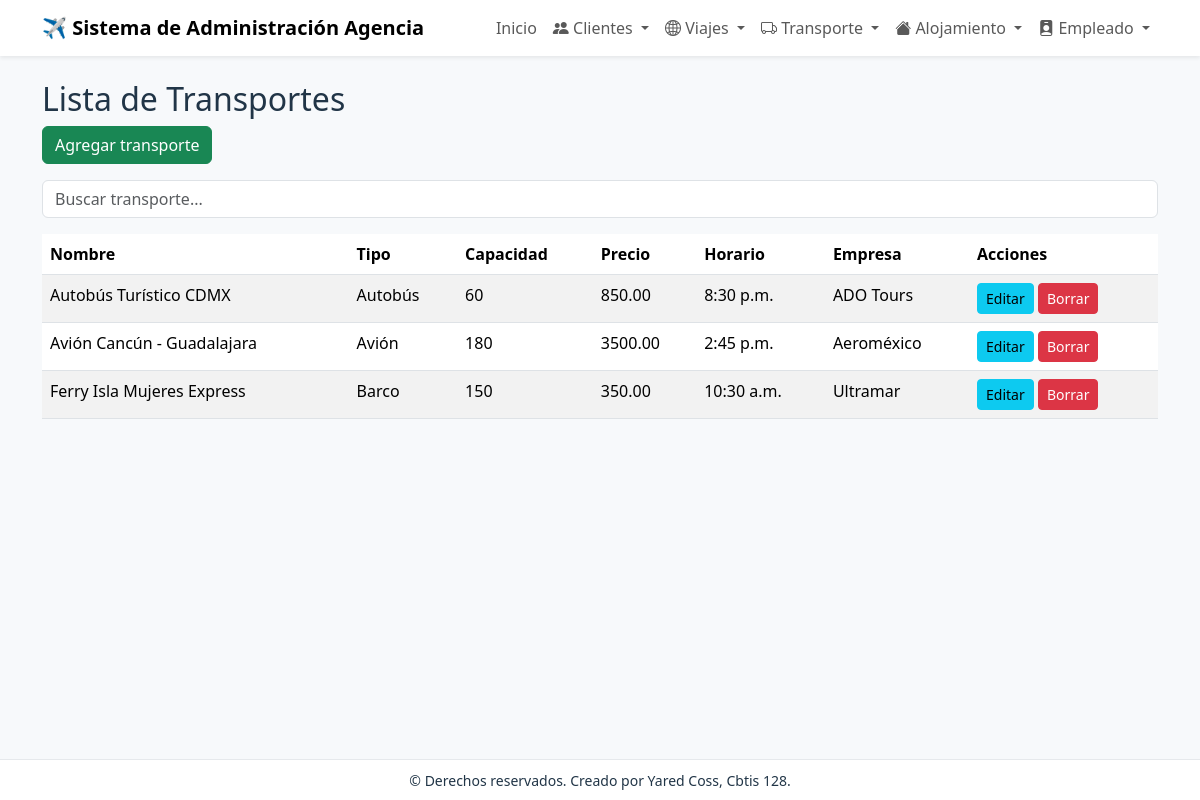
Page /transportes/ on the committed database.
### app_clientes/models.py (models this page shows, shortened)
class Transporte(models.Model):
    nombre_transporte = models.CharField(max_length=255)
    descripcion = models.TextField()
    tipo = models.CharField(max_length=100)
    capacidad = models.IntegerField()
    precio = models.DecimalField(max_digits=10, decimal_places=2)
    horario = models.TimeField()
    empresa = models.CharField(max_length=150, blank=True, null=True)

### app_clientes/views.py (the view)
# urls.py: path('transportes/', views.ver_transportes, name='ver_transportes'),
def ver_transportes(request):
    busqueda = request.GET.get('busqueda', '')
    transportes = Transporte.objects.filter(
        Q(nombre_transporte__icontains=busqueda) |
        Q(tipo__icontains=busqueda) |
        Q(empresa__icontains=busqueda)
    ).order_by('nombre_transporte')
    return render(request, 'transportes/ver_transportes.html', {'transportes': transportes, 'busqueda': busqueda})

### app_clientes/templates/transportes/ver_transportes.html (shortened to what this page needs)
{% extends 'base.html' %}
{% block content %}
<h2>Lista de Transportes</h2>
<a href="{% url 'agregar_transportes' %}" class="btn btn-success mb-3">Agregar transporte</a>
<form method="GET" class="mb-3">
    <input type="text" name="buscar" class="form-control" placeholder="Buscar transporte...">
  </form>
<table class="table table-hover table-striped">
  <thead>
    <tr>
      <th>Nombre</th>
      <th>Tipo</th>
      <th>Capacidad</th>
      <th>Precio</th>
      <th>Horario</th>
      <th>Empresa</th>
      <th>Acciones</th>
    </tr>
  </thead>
  <tbody>
    {% for t in transportes %}
    <tr>
      <td>{{ t.nombre_transporte }}</td>
      <td>{{ t.tipo }}</td>
      <td>{{ t.capacidad }}</td>
      <td>{{ t.precio }}</td>
      <td>{{ t.horario }}</td>
      <td>{{ t.empresa }}</td>
      <td>
        <a class="btn btn-sm btn-info" href="{% url 'actualizar_transportes' t.pk %}">Editar</a>
        <a class="btn btn-sm btn-danger" href="{% url 'borrar_transportes' t.pk %}">Borrar</a>
      </td>
    </tr>
    {% empty %}
    <tr><td colspan="6">No hay transportes registrados.</td></tr>
    {% endfor %}
  </tbody>
</table>
{% endblock %}

### app_clientes/templates/base.html (style rules this page uses)
body { background: #f7f9fb; color: #213547; }

### rows in the picture
Transporte: nombre_transporte "Autobús Turístico CDMX", tipo "Autobús", capacidad "60", precio "850.00", horario "8:30 p.m.", empresa "ADO Tours"
Transporte: nombre_transporte "Avión Cancún - Guadalajara", tipo "Avión", capacidad "180", precio "3500.00", horario "2:45 p.m.", empresa "Aeroméxico"
Transporte: nombre_transporte "Ferry Isla Mujeres Express", tipo "Barco", capacidad "150", precio "350.00", horario "10:30 a.m.", empresa "Ultramar"
